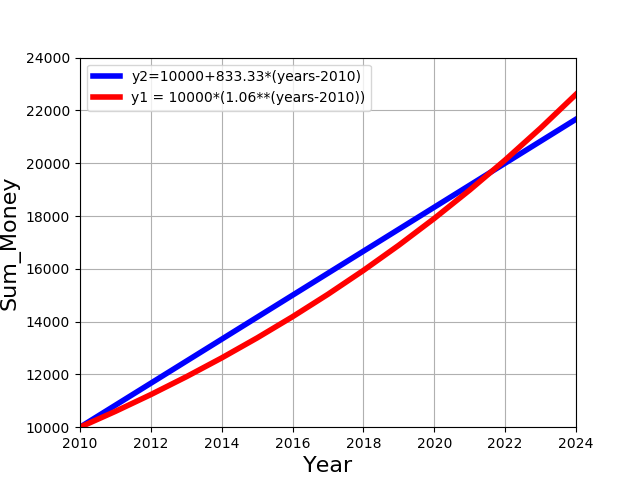

This figure's Python source:
import numpy as np
import matplotlib.pyplot as plt
years = np.arange(2010, 2025)
y1 = 10000*(1.06**(years-2010))
y2=10000+833.33*(years-2010)

plt.grid()
plt.plot(years, y2, linewidth=4, color='b')
plt.plot(years, y1, linewidth=4, color='r')
plt.xlim(2010, 2024)
plt.ylim(10000, 24000)
plt.xlabel('Year', fontsize=16)
plt.ylabel('Sum_Money', fontsize=16)
plt.legend(['y2=10000+833.33*(years-2010)','y1 = 10000*(1.06**(years-2010))'], loc='upper left')

plt.show()
plt.savefig('datavis/investment income')
